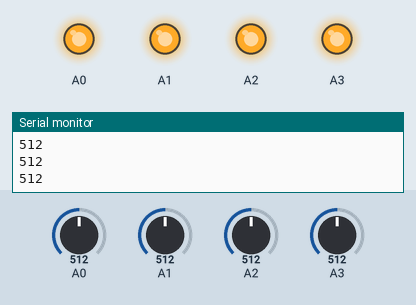
Bench run of a sketch on a simulated Arduino Uno, built with avr-gcc and run on an emulated ATmega328P. Shown: output pins drawn as LEDs (lit = HIGH), the last lines printed to the serial monitor. The inputs (shaded band) are chosen by the test bench; at power-on: A0 = 512, A1 = 512, A2 = 512, A3 = 512.

Above: at 0.5 s.
At 3.5 s:
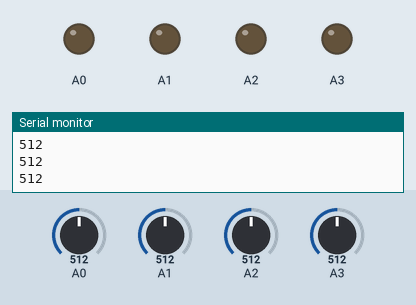
Timing chart, 0 to 4.6 s (numbered marks = the images above):
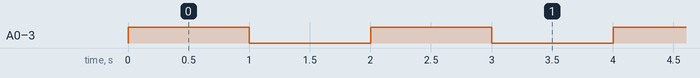

The sketch:

tmp.ino
```cpp
int odczytanaWartosc;
int odczytanaWartosc2;
int odczytanaWartosc3;
int odczytanaWartosc4;
void setup() {
  pinMode(A0, OUTPUT);
  pinMode(A1, OUTPUT);
  pinMode(A2, OUTPUT);
  pinMode(A3, OUTPUT);
  Serial.begin(9600);
}

void loop() {
  digitalWrite(A0, HIGH);
  digitalWrite(A1, HIGH);
  digitalWrite(A2, HIGH);
  digitalWrite(A3, HIGH);
  odczytanaWartosc = analogRead(A0);
  odczytanaWartosc2 = analogRead(A1);
    odczytanaWartosc3 = analogRead(A2);
  odczytanaWartosc4 = analogRead(A3);//Odczytujemy wartość napięcia
  Serial.println(odczytanaWartosc);//Wysyłamy
  Serial.println(odczytanaWartosc2);
   Serial.println(odczytanaWartosc3);
    Serial.println(odczytanaWartosc4);//ją do terminala
  delay(1000);
  digitalWrite(A0, 0);
  digitalWrite(A1, 0);
   digitalWrite(A2, 0);
  digitalWrite(A3, 0);
  odczytanaWartosc = analogRead(A0);
  odczytanaWartosc2 = analogRead(A1);//Odczytujemy wartość napięcia
  Serial.println(odczytanaWartosc);
  Serial.println(odczytanaWartosc2);//Wysyłamy ją do terminala
  delay(1000);
}
```

Measured:
- by itself, A0–3: alternates HIGH for 1.0 s and LOW for 1.0 s
